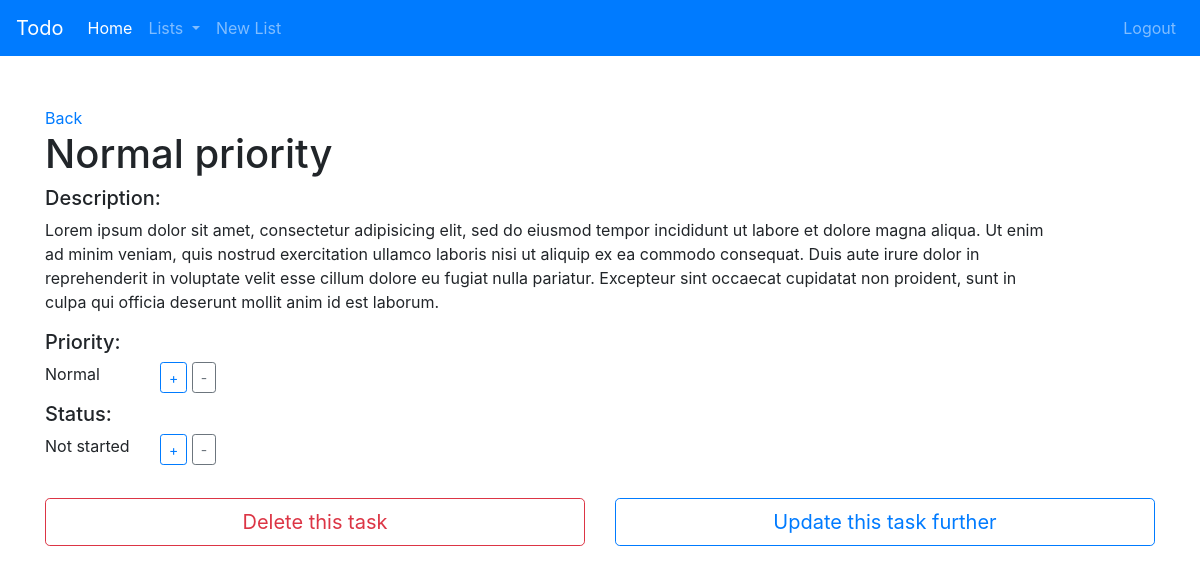
Page /task_id/172/ (signed in) on the committed database.
### todo/models.py (models this page shows, shortened)
class Task(models.Model):
    priority_levels_choices = (
        ('A', 'Low'),
        ('B', 'Normal'),
        ('C', 'High'),
        ('D', 'Very high'),
    )
    status_choices = (
        ('A', 'Not started'),
        ('B', 'In progress'),
        ('C', 'Completed'),
    )
    title = models.CharField(max_length=255, blank=False)
    owner = models.ForeignKey(User, on_delete=models.CASCADE)
    description = models.TextField(blank=True)
    timestamp = models.DateTimeField(auto_now=True)
    priority = models.CharField(max_length=1000, choices=priority_levels_choices, default='Normal')
    status = models.CharField(max_length=1000, choices=status_choices, default='Not started')
    list = models.ForeignKey(List, on_delete=models.CASCADE, blank=False, related_name='tasks')
    blocked_by_a_task = models.ForeignKey('self', blank=True, null=True, on_delete=models.SET_NULL)
    blocked_by_a_list = models.ForeignKey(List, blank=True, null=True, on_delete=models.SET_NULL)
    file = models.FileField(blank=True, upload_to='task')

### todo/views.py (the view)
# urls.py: path('task_id/<int:pk>/', task_view, name='task-details'),
@login_required
def task_view(request, pk):
    if request.method == 'POST':
        if 'delete-task' in request.POST:
            list_id = update_task(request, pk)
            return redirect('list-details', list_id=list_id)
        else:
            update_task(request, pk)
    t_task = Task.objects.get(id=pk)
    if t_task.list.owner == request.user:
        task = Task.objects.get(id=pk)
    else:
        messages.warning(request, "You don't have access to this task")
        return redirect('home')
    context = {
        'task': task,
    }
    return render(request, 'todo/task-details.html', context)

### todo/context_processor.py (called while the page is built)
def nav_list(request):
    user = request.user
    if not user.is_anonymous:
        lists = user.list_set.all()
    else:
        lists = List.objects.all()
    return {
        'lists': lists
    }

### todo/templatetags/filter.py (called while the page is built)
@register.filter_function
def order_by(queryset, args):
    args = [x.strip() for x in args.split(',')]
    return queryset.order_by(*args)

### todo/templates/todo/task-details.html (shortened to what this page needs)
{% extends 'base.html' %}
{% block body %}
<a href={% url 'list-details' task.list.id %}>Back</a>
<h1>{{ task.title|capfirst }}</h1>
{% if task.description %}
<div class="row">
    <h5 class="col-sm col">Description: </h5>
        <p class="col-11">{{ task.description }}</p>
</div>
{% endif %}
<div class="row">
        <h5 class="col-12">Priority: </h5>
        <p class="col-1" style="min-width: 115px">{{ task.get_priority_display }}</p>
        <form class="col-2" action={% url 'task-details' task.id %} method="post">
            <input class="btn btn-outline-primary btn-sm" type="submit" name="increase-priority" value="+">
            <input class="btn btn-outline-secondary btn-sm" type="submit" name="decrease-priority" value="-">
        </form>
</div>
<div class="row">
    <h5 class="col-12">Status: </h5>
    <p class="col-1 r-10" style="min-width: 115px">{{ task.get_status_display }}</p>
        <form class="col-2" action={% url 'task-details' task.id %} method="post">
            <input class="btn btn-outline-primary btn-sm" type="submit" name="increase-status" value="+">
            <input class="btn btn-outline-secondary btn-sm" type="submit" name="decrease-status" value="-">
        </form>
</div>
        <br>
        <div class="row">
            <div class="col-6">
                <button type="button" class="btn btn-outline-danger btn-lg btn-block" data-toggle="modal" data-target="#exampleModal" name="button">Delete this task</button>
            </div>
            <div class="col-6">
                <a class="btn btn-outline-primary btn-lg btn-block" href="{% url 'update-task' task.id %}">Update this task further</a>
            </div>
        </div>
{% endblock %}

### rows in the picture
Task: title "Normal priority", description "Lorem ipsum dolor sit amet, consectetur adipisicing elit, sed do eiusmod tempor incididunt ut labore et dolore magna aliqua. Ut enim ad minim veniam, quis nostrud exercitation ullamco laboris nisi ut aliquip ex ea commodo consequat. Duis aute irure dolor in reprehenderit in voluptate velit esse cillum dolore eu fugiat nulla pariatur. Excepteur sint occaecat cupidatat non proident, sunt in culpa qui officia deserunt mollit anim id est laborum.", priority "Normal", status "Not started"
